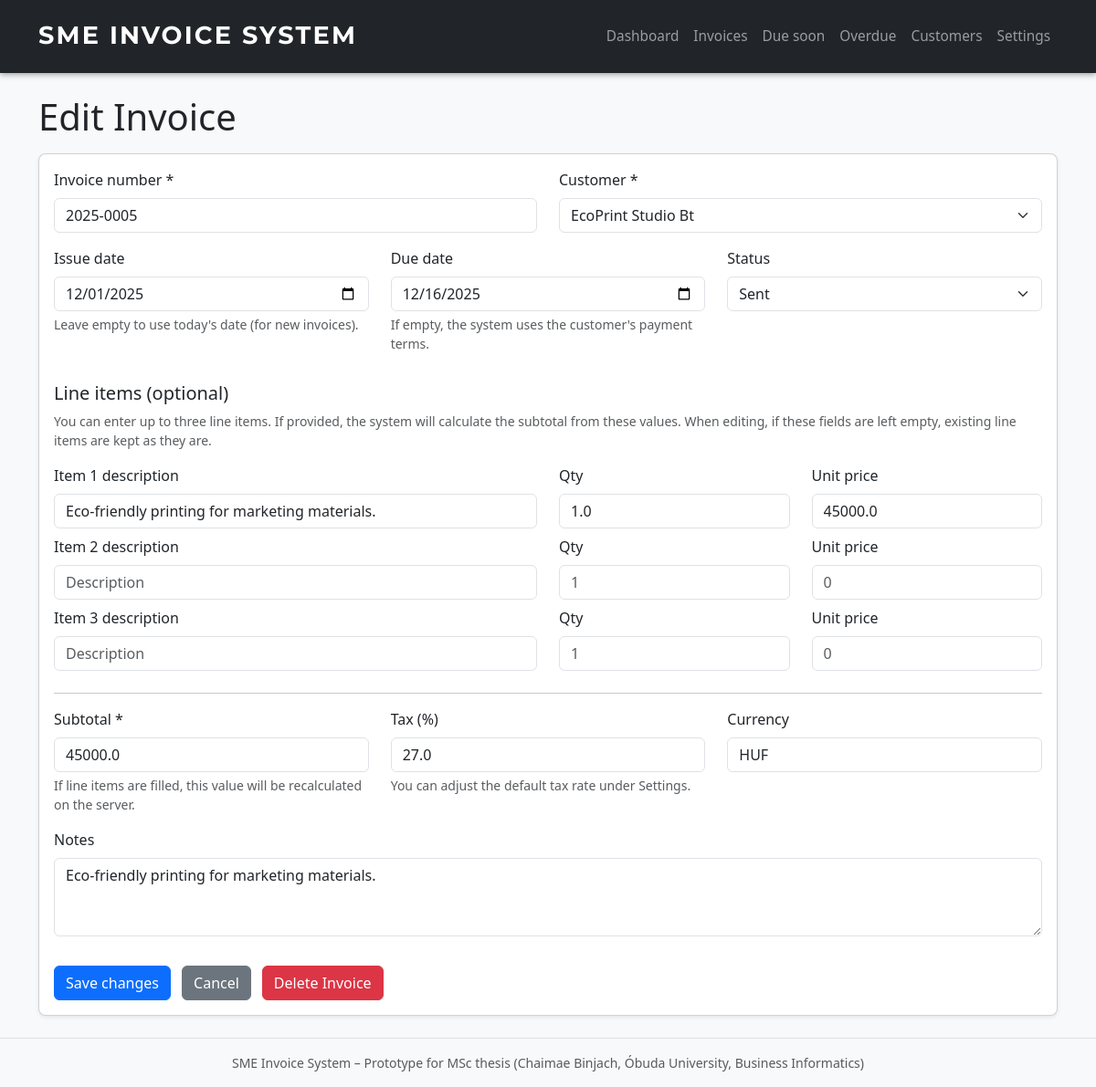
The app's page /invoices/5/edit with its own data.
### app.py (models this page shows, shortened)
class Invoice(db.Model):
    __tablename__ = "invoices"
    id = db.Column(db.Integer, primary_key=True)
    invoice_number = db.Column(db.String(50), unique=True, nullable=False)
    customer_id = db.Column(db.Integer, db.ForeignKey("customers.id"), nullable=False)
    customer = db.relationship("Customer", backref=db.backref("invoices", cascade="all, delete-orphan"))
    issue_date = db.Column(db.Date, default=date.today)
    due_date = db.Column(db.Date, nullable=False)
    status = db.Column(db.String(20), default="Draft")  # Draft / Sent / Paid
    subtotal = db.Column(db.Float, nullable=False)
    tax_amount = db.Column(db.Float, nullable=False)
    total_amount = db.Column(db.Float, nullable=False)
    currency = db.Column(db.String(10), default="HUF")
    notes = db.Column(db.Text)
    items = db.relationship("InvoiceItem", backref="invoice", lazy=True, cascade="all, delete-orphan")

class Customer(db.Model):
    __tablename__ = "customers"
    id = db.Column(db.Integer, primary_key=True)
    name = db.Column(db.String(120), nullable=False)
    tax_number = db.Column(db.String(50))
    address = db.Column(db.String(255))
    email = db.Column(db.String(120))
    phone = db.Column(db.String(50))
    payment_terms_days = db.Column(db.Integer, default=30)
    is_active = db.Column(db.Boolean, default=True)

class InvoiceItem(db.Model):
    __tablename__ = "invoice_items"
    id = db.Column(db.Integer, primary_key=True)
    invoice_id = db.Column(db.Integer, db.ForeignKey("invoices.id"), nullable=False)
    description = db.Column(db.String(255), nullable=False)
    quantity = db.Column(db.Float, nullable=False, default=1.0)
    unit_price = db.Column(db.Float, nullable=False, default=0.0)
    line_total = db.Column(db.Float, nullable=False, default=0.0)

### app.py (the view, shortened to what this page needs)
@app.route("/invoices/<int:invoice_id>/edit", methods=["GET", "POST"])
def edit_invoice(invoice_id: int):
    invoice = Invoice.query.get_or_404(invoice_id)
    error = None
    customers = Customer.query.order_by(Customer.name.asc()).all()
    settings = get_settings()
    if invoice.subtotal and invoice.tax_amount:
        tax_percent_value = round((invoice.tax_amount / invoice.subtotal) * 100.0, 2)
    else:
        tax_percent_value = settings.default_tax_percent
    return render_template(
        "invoice_form.html",
        error=error,
        customers=customers,
        items=invoice.items,
        settings=settings,
        mode="edit",
        invoice=invoice,
        tax_percent_value=tax_percent_value,
    )

### app.py (called while the page is built)
def get_settings():
    settings = Settings.query.first()
    if not settings:
        settings = Settings(default_tax_percent=27.0, default_currency="HUF")
        db.session.add(settings)
        db.session.commit()
    return settings

### templates/invoice_form.html (shortened to what this page needs)
{% extends "base.html" %}
{% block content %}
    <h1 class="mb-3">
        {% if mode == 'edit' %}
            Edit Invoice
        {% else %}
            New Invoice
        {% endif %}
    </h1>
    <form method="post" class="card p-3 shadow-sm">
        <div class="row">
            <div class="col-md-6 mb-3">
                <label for="invoice_number" class="form-label">Invoice number *</label>
                <input
                    type="text"
                    id="invoice_number"
                    name="invoice_number"
                    class="form-control"
                    required
                    value="{{ invoice.invoice_number if invoice else '' }}"
                >
            </div>
            <div class="col-md-6 mb-3">
                <label for="customer_id" class="form-label">Customer *</label>
                <select id="customer_id" name="customer_id" class="form-select" required>
                    {% for c in customers %}
                        <option
                            value="{{ c.id }}"
                            {% if invoice and invoice.customer_id == c.id %}selected{% endif %}
                        >
                            {{ c.name }}
                        </option>
                    {% endfor %}
                </select>
            </div>
        </div>
        <div class="row">
            <div class="col-md-4 mb-3">
                <label for="issue_date" class="form-label">Issue date</label>
                <input
                    type="date"
                    id="issue_date"
                    name="issue_date"
                    class="form-control"
                    value="{% if invoice and invoice.issue_date %}{{ invoice.issue_date }}{% endif %}"
                >
                <div class="form-text">
                    Leave empty to use today's date (for new invoices).
                </div>
            </div>
            <div class="col-md-4 mb-3">
                <label for="due_date" class="form-label">Due date</label>
                <input
                    type="date"
                    id="due_date"
                    name="due_date"
                    class="form-control"
                    value="{% if invoice and invoice.due_date %}{{ invoice.due_date }}{% endif %}"
                >
                <div class="form-text">
                    If empty, the system uses the customer's payment terms.
                </div>
            </div>
            <div class="col-md-4 mb-3">
                <label for="status" class="form-label">Status</label>
                {% set current_status = invoice.status if invoice else 'Draft' %}
                <select id="status" name="status" class="form-select">
                    <option value="Sent" {% if current_status == 'Sent' %}selected{% endif %}>Sent</option>
                </select>
            </div>
        </div>
        <h5 class="mt-3">Line items (optional)</h5>
        <p class="small text-muted">
            You can enter up to three line items. If provided, the system will calculate
            the subtotal from these values. When editing, if these fields are left empty,
            existing line items are kept as they are.
        </p>
        {% for i in range(1, 4) %}
            {% set item = items[i-1] if items and items|length >= i else none %}
            <div class="row mb-2">
                <div class="col-md-6">
                    <label class="form-label">Item {{ i }} description</label>
                    <input
                        type="text"
                        name="item_desc_{{ i }}"
                        class="form-control"
                        placeholder="Description"
                        value="{{ item.description if item else '' }}"
                    >
                </div>
                <div class="col-md-3">
                    <label class="form-label">Qty</label>
                    <input
                        type="number"
                        step="0.01"
                        name="item_qty_{{ i }}"
                        class="form-control"
                        placeholder="1"
                        value="{{ item.quantity if item else '' }}"
                    >
                </div>
                <div class="col-md-3">
                    <label class="form-label">Unit price</label>
                    <input
                        type="number"
                        step="0.01"
                        name="item_price_{{ i }}"
                        class="form-control"
                        placeholder="0"
                        value="{{ item.unit_price if item else '' }}"
                    >
                </div>
            </div>
        {% endfor %}
        <hr>
        <div class="row">
            <div class="col-md-4 mb-3">
                <label for="subtotal" class="form-label">Subtotal *</label>
                <input
                    type="number"
                    step="0.01"
                    id="subtotal"
                    name="subtotal"
                    class="form-control"
                    required
                    value="{{ invoice.subtotal if invoice else '' }}"
                >
                <div class="form-text">
                    If line items are filled, this value will be recalculated on the server.
                </div>
            </div>
            <div class="col-md-4 mb-3">
                <label for="tax_percent" class="form-label">Tax (%)</label>
                <input
                    type="number"
                    step="0.01"
                    id="tax_percent"
                    name="tax_percent"
                    class="form-control"
                    value="{{ tax_percent_value }}"
                >
                <div class="form-text">
                    You can adjust the default tax rate under Settings.
                </div>
            </div>
            <div class="col-md-4 mb-3">
                <label for="currency" class="form-label">Currency</label>
                <input
                    type="text"
                    id="currency"
                    name="currency"
                    class="form-control"
                    value="{{ invoice.currency if invoice else settings.default_currency }}"
                >
            </div>
        </div>
        <div class="mb-3">
            <label for="notes" class="form-label">Notes</label>
            <textarea
                id="notes"
                name="notes"
                class="form-control"
                rows="3"
            >{{ invoice.notes if invoice and invoice.notes else '' }}</textarea>
        </div>
<div class="form-actions">
    <button type="submit" class="btn btn-primary">
        {% if mode == 'edit' %}Save changes{% else %}Save invoice{% endif %}
    </button>
    <a href="/invoices" class="btn btn-secondary">Cancel</a>
    {% if mode == 'edit' %}
        <button
            type="submit"
            formaction="/invoices/{{ invoice.id }}/delete"
            formmethod="post"
            class="btn btn-danger"
            onclick="return confirm('Are you sure you want to delete this invoice? This action cannot be undone.');">
            Delete Invoice
        </button>
    {% endif %}
</div>
    </form>
{% endblock %}

### static/style.css (style rules this page uses)
body { font-family: system-ui, -apple-system, BlinkMacSystemFont, "Segoe UI", sans-serif; }
body.bg-light { background-color: #f5f6fa; }
.card { border-radius: 0.5rem; }
.form-actions { display: flex; flex-wrap: wrap; gap: 0.75rem; margin-top: 1rem; }

### records on screen
Invoice: invoice_number "2025-0005", customer_id "EcoPrint Studio Bt", issue_date "12/01/2025", due_date "12/16/2025", status "Sent", subtotal "45000.0", currency "HUF", notes "Eco-friendly printing for marketing materials."
InvoiceItem: description "Eco-friendly printing for marketing materials.", quantity "1.0", unit_price "45000.0"

### other values on screen
{{ i }} "1" "2" "3"
